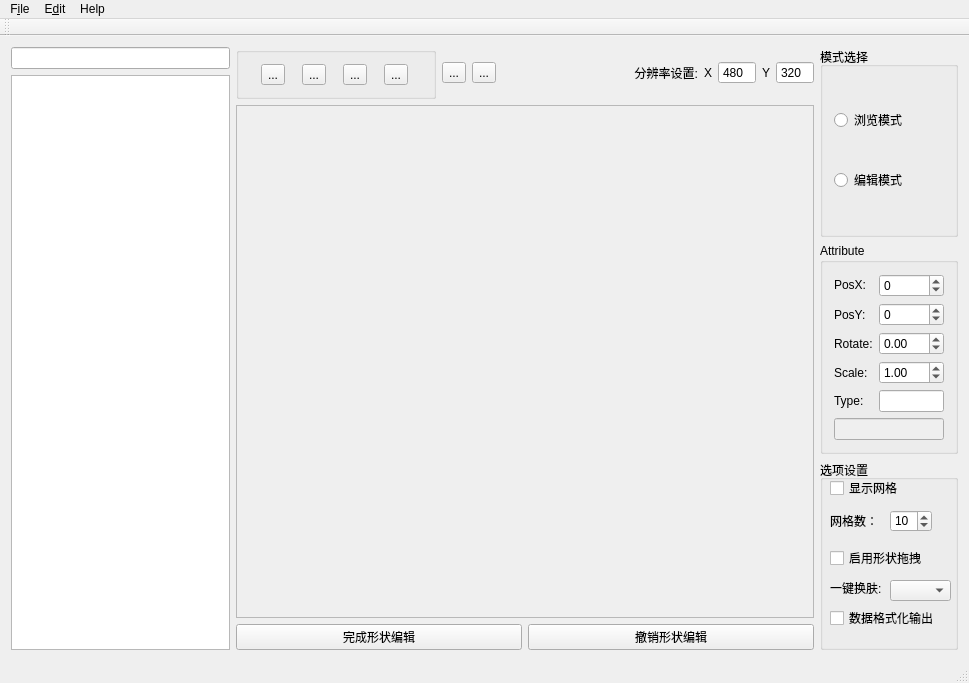
<?xml version="1.0" encoding="UTF-8"?>
<ui version="4.0">
 <class>MainWindow</class>
 <widget class="QMainWindow" name="MainWindow">
  <property name="geometry">
   <rect>
    <x>0</x>
    <y>0</y>
    <width>969</width>
    <height>683</height>
   </rect>
  </property>
  <property name="sizePolicy">
   <sizepolicy hsizetype="Preferred" vsizetype="Preferred">
    <horstretch>0</horstretch>
    <verstretch>0</verstretch>
   </sizepolicy>
  </property>
  <property name="windowTitle">
   <string>MainWindow</string>
  </property>
  <property name="windowIcon">
   <iconset resource="editor.qrc">
    <normaloff>:/images/icon.png</normaloff>:/images/icon.png</iconset>
  </property>
  <property name="statusTip">
   <string>Ready</string>
  </property>
  <widget class="QWidget" name="centralWidget">
   <layout class="QHBoxLayout" name="horizontalLayout_10">
    <item>
     <layout class="QVBoxLayout" name="verticalLayout">
      <item>
       <widget class="QLineEdit" name="lineEdit">
        <property name="sizePolicy">
         <sizepolicy hsizetype="Minimum" vsizetype="Fixed">
          <horstretch>0</horstretch>
          <verstretch>0</verstretch>
         </sizepolicy>
        </property>
        <property name="minimumSize">
         <size>
          <width>0</width>
          <height>0</height>
         </size>
        </property>
        <property name="maximumSize">
         <size>
          <width>219</width>
          <height>16777215</height>
         </size>
        </property>
        <property name="statusTip">
         <string>在列表中搜索指定的精灵类型</string>
        </property>
       </widget>
      </item>
      <item>
       <widget class="ListWidget" name="listWidget">
        <property name="sizePolicy">
         <sizepolicy hsizetype="Preferred" vsizetype="Preferred">
          <horstretch>0</horstretch>
          <verstretch>0</verstretch>
         </sizepolicy>
        </property>
        <property name="minimumSize">
         <size>
          <width>0</width>
          <height>0</height>
         </size>
        </property>
        <property name="maximumSize">
         <size>
          <width>219</width>
          <height>16777215</height>
         </size>
        </property>
        <property name="acceptDrops">
         <bool>true</bool>
        </property>
        <property name="lineWidth">
         <number>1</number>
        </property>
        <property name="dragEnabled">
         <bool>true</bool>
        </property>
        <property name="dragDropOverwriteMode">
         <bool>false</bool>
        </property>
        <property name="dragDropMode">
         <enum>QAbstractItemView::DragDrop</enum>
        </property>
        <property name="defaultDropAction">
         <enum>Qt::MoveAction</enum>
        </property>
        <property name="iconSize">
         <size>
          <width>100</width>
          <height>100</height>
         </size>
        </property>
        <property name="viewMode">
         <enum>QListView::ListMode</enum>
        </property>
       </widget>
      </item>
     </layout>
    </item>
    <item>
     <layout class="QVBoxLayout" name="verticalLayout_3" stretch="0,0,0">
      <item>
       <layout class="QHBoxLayout" name="horizontalLayout_2" stretch="5,0,0,2,0,0,0,0">
        <item>
         <widget class="QGroupBox" name="groupBox_3">
          <property name="sizePolicy">
           <sizepolicy hsizetype="Preferred" vsizetype="Preferred">
            <horstretch>0</horstretch>
            <verstretch>0</verstretch>
           </sizepolicy>
          </property>
          <property name="maximumSize">
           <size>
            <width>200</width>
            <height>60</height>
           </size>
          </property>
          <property name="baseSize">
           <size>
            <width>0</width>
            <height>0</height>
           </size>
          </property>
          <property name="title">
           <string/>
          </property>
          <property name="flat">
           <bool>true</bool>
          </property>
          <layout class="QHBoxLayout" name="horizontalLayout">
           <property name="sizeConstraint">
            <enum>QLayout::SetDefaultConstraint</enum>
           </property>
           <item>
            <widget class="QToolButton" name="toolButtonCircle">
             <property name="sizePolicy">
              <sizepolicy hsizetype="Fixed" vsizetype="Fixed">
               <horstretch>1</horstretch>
               <verstretch>1</verstretch>
              </sizepolicy>
             </property>
             <property name="cursor">
              <cursorShape>PointingHandCursor</cursorShape>
             </property>
             <property name="toolTip">
              <string>圆形编辑</string>
             </property>
             <property name="statusTip">
              <string>在场景中创建一个圆</string>
             </property>
             <property name="text">
              <string>...</string>
             </property>
             <property name="icon">
              <iconset resource="editor.qrc">
               <normaloff>:/images/ellipse.png</normaloff>:/images/ellipse.png</iconset>
             </property>
             <property name="iconSize">
              <size>
               <width>48</width>
               <height>48</height>
              </size>
             </property>
             <property name="checkable">
              <bool>true</bool>
             </property>
             <property name="checked">
              <bool>false</bool>
             </property>
             <property name="autoExclusive">
              <bool>true</bool>
             </property>
             <property name="arrowType">
              <enum>Qt::NoArrow</enum>
             </property>
            </widget>
           </item>
           <item>
            <widget class="QToolButton" name="toolButtonPolygon">
             <property name="sizePolicy">
              <sizepolicy hsizetype="Fixed" vsizetype="Fixed">
               <horstretch>1</horstretch>
               <verstretch>1</verstretch>
              </sizepolicy>
             </property>
             <property name="cursor">
              <cursorShape>PointingHandCursor</cursorShape>
             </property>
             <property name="toolTip">
              <string>多边形编辑</string>
             </property>
             <property name="statusTip">
              <string>在场景中创建一个多边形</string>
             </property>
             <property name="text">
              <string>...</string>
             </property>
             <property name="icon">
              <iconset resource="editor.qrc">
               <normaloff>:/images/polygon.png</normaloff>:/images/polygon.png</iconset>
             </property>
             <property name="iconSize">
              <size>
               <width>48</width>
               <height>48</height>
              </size>
             </property>
             <property name="checkable">
              <bool>true</bool>
             </property>
             <property name="autoExclusive">
              <bool>true</bool>
             </property>
            </widget>
           </item>
           <item>
            <widget class="QToolButton" name="toolButtonPaint">
             <property name="sizePolicy">
              <sizepolicy hsizetype="Fixed" vsizetype="Fixed">
               <horstretch>1</horstretch>
               <verstretch>1</verstretch>
              </sizepolicy>
             </property>
             <property name="cursor">
              <cursorShape>PointingHandCursor</cursorShape>
             </property>
             <property name="toolTip">
              <string>精灵编辑</string>
             </property>
             <property name="statusTip">
              <string>在场景中对列表框选中的精灵进行编辑</string>
             </property>
             <property name="text">
              <string>...</string>
             </property>
             <property name="icon">
              <iconset resource="editor.qrc">
               <normaloff>:/images/paint.png</normaloff>:/images/paint.png</iconset>
             </property>
             <property name="iconSize">
              <size>
               <width>48</width>
               <height>48</height>
              </size>
             </property>
             <property name="checkable">
              <bool>true</bool>
             </property>
             <property name="autoExclusive">
              <bool>true</bool>
             </property>
            </widget>
           </item>
           <item>
            <widget class="QToolButton" name="toolButtonChoice">
             <property name="sizePolicy">
              <sizepolicy hsizetype="Fixed" vsizetype="Fixed">
               <horstretch>0</horstretch>
               <verstretch>0</verstretch>
              </sizepolicy>
             </property>
             <property name="minimumSize">
              <size>
               <width>0</width>
               <height>0</height>
              </size>
             </property>
             <property name="cursor">
              <cursorShape>PointingHandCursor</cursorShape>
             </property>
             <property name="toolTip">
              <string>选取精灵</string>
             </property>
             <property name="statusTip">
              <string>对场景中选中的精灵进行拖拽、调整等操作</string>
             </property>
             <property name="text">
              <string>...</string>
             </property>
             <property name="icon">
              <iconset resource="editor.qrc">
               <normaloff>:/images/choice.png</normaloff>:/images/choice.png</iconset>
             </property>
             <property name="iconSize">
              <size>
               <width>32</width>
               <height>32</height>
              </size>
             </property>
             <property name="checkable">
              <bool>true</bool>
             </property>
             <property name="autoExclusive">
              <bool>true</bool>
             </property>
            </widget>
           </item>
          </layout>
         </widget>
        </item>
        <item>
         <widget class="QToolButton" name="toolButtonDelete">
          <property name="sizePolicy">
           <sizepolicy hsizetype="Fixed" vsizetype="Fixed">
            <horstretch>1</horstretch>
            <verstretch>1</verstretch>
           </sizepolicy>
          </property>
          <property name="cursor">
           <cursorShape>PointingHandCursor</cursorShape>
          </property>
          <property name="toolTip">
           <string>删除</string>
          </property>
          <property name="statusTip">
           <string>删除场景中被选中的元素</string>
          </property>
          <property name="text">
           <string>...</string>
          </property>
          <property name="icon">
           <iconset resource="editor.qrc">
            <normaloff>:/images/delete.png</normaloff>:/images/delete.png</iconset>
          </property>
          <property name="iconSize">
           <size>
            <width>38</width>
            <height>38</height>
           </size>
          </property>
          <property name="checkable">
           <bool>false</bool>
          </property>
          <property name="autoExclusive">
           <bool>false</bool>
          </property>
         </widget>
        </item>
        <item>
         <widget class="QToolButton" name="toolButtonUndo">
          <property name="cursor">
           <cursorShape>PointingHandCursor</cursorShape>
          </property>
          <property name="toolTip">
           <string>撤销</string>
          </property>
          <property name="statusTip">
           <string>撤销上一次编辑操作</string>
          </property>
          <property name="text">
           <string>...</string>
          </property>
          <property name="icon">
           <iconset resource="editor.qrc">
            <normaloff>:/images/undo.png</normaloff>:/images/undo.png</iconset>
          </property>
          <property name="iconSize">
           <size>
            <width>38</width>
            <height>38</height>
           </size>
          </property>
          <property name="checkable">
           <bool>false</bool>
          </property>
          <property name="autoExclusive">
           <bool>false</bool>
          </property>
         </widget>
        </item>
        <item>
         <widget class="QLabel" name="label_3">
          <property name="layoutDirection">
           <enum>Qt::LeftToRight</enum>
          </property>
          <property name="text">
           <string>分辨率设置:</string>
          </property>
          <property name="alignment">
           <set>Qt::AlignRight|Qt::AlignTrailing|Qt::AlignVCenter</set>
          </property>
         </widget>
        </item>
        <item>
         <widget class="QLabel" name="label_4">
          <property name="text">
           <string>X</string>
          </property>
         </widget>
        </item>
        <item>
         <widget class="QSpinBox" name="sizeX">
          <property name="buttonSymbols">
           <enum>QAbstractSpinBox::NoButtons</enum>
          </property>
          <property name="minimum">
           <number>480</number>
          </property>
          <property name="maximum">
           <number>4096</number>
          </property>
          <property name="value">
           <number>480</number>
          </property>
         </widget>
        </item>
        <item>
         <widget class="QLabel" name="label_5">
          <property name="text">
           <string>Y</string>
          </property>
         </widget>
        </item>
        <item>
         <widget class="QSpinBox" name="sizeY">
          <property name="buttonSymbols">
           <enum>QAbstractSpinBox::NoButtons</enum>
          </property>
          <property name="minimum">
           <number>320</number>
          </property>
          <property name="maximum">
           <number>4096</number>
          </property>
         </widget>
        </item>
       </layout>
      </item>
      <item>
       <widget class="QScrollArea" name="scrollArea">
        <property name="widgetResizable">
         <bool>true</bool>
        </property>
        <widget class="QWidget" name="scrollAreaWidgetContents_2">
         <property name="geometry">
          <rect>
           <x>0</x>
           <y>0</y>
           <width>574</width>
           <height>505</height>
          </rect>
         </property>
        </widget>
       </widget>
      </item>
      <item>
       <layout class="QHBoxLayout" name="horizontalLayout_6">
        <item>
         <widget class="QPushButton" name="pushButtonComplete">
          <property name="text">
           <string>完成形状编辑</string>
          </property>
         </widget>
        </item>
        <item>
         <widget class="QPushButton" name="pushButtonCancel">
          <property name="text">
           <string>撤销形状编辑</string>
          </property>
         </widget>
        </item>
       </layout>
      </item>
     </layout>
    </item>
    <item>
     <layout class="QVBoxLayout" name="verticalLayout_4">
      <item>
       <widget class="QGroupBox" name="groupBox_2">
        <property name="sizePolicy">
         <sizepolicy hsizetype="Fixed" vsizetype="Preferred">
          <horstretch>0</horstretch>
          <verstretch>0</verstretch>
         </sizepolicy>
        </property>
        <property name="minimumSize">
         <size>
          <width>0</width>
          <height>0</height>
         </size>
        </property>
        <property name="maximumSize">
         <size>
          <width>138</width>
          <height>16777215</height>
         </size>
        </property>
        <property name="title">
         <string>模式选择</string>
        </property>
        <layout class="QVBoxLayout" name="verticalLayout_2">
         <item>
          <widget class="QRadioButton" name="radioButtonBrowse">
           <property name="statusTip">
            <string>选中进入浏览模式浏览场景</string>
           </property>
           <property name="text">
            <string>浏览模式</string>
           </property>
          </widget>
         </item>
         <item>
          <widget class="QRadioButton" name="radioButtonEdit">
           <property name="statusTip">
            <string>选中进入编辑模式编辑场景</string>
           </property>
           <property name="text">
            <string>编辑模式</string>
           </property>
          </widget>
         </item>
        </layout>
       </widget>
      </item>
      <item>
       <widget class="QGroupBox" name="groupBox">
        <property name="sizePolicy">
         <sizepolicy hsizetype="Fixed" vsizetype="Preferred">
          <horstretch>0</horstretch>
          <verstretch>0</verstretch>
         </sizepolicy>
        </property>
        <property name="minimumSize">
         <size>
          <width>0</width>
          <height>0</height>
         </size>
        </property>
        <property name="maximumSize">
         <size>
          <width>138</width>
          <height>16777215</height>
         </size>
        </property>
        <property name="title">
         <string>Attribute</string>
        </property>
        <layout class="QGridLayout" name="gridLayout">
         <item row="2" column="1">
          <widget class="QSpinBox" name="posySpinBox">
           <property name="minimum">
            <number>-9999</number>
           </property>
           <property name="maximum">
            <number>9999</number>
           </property>
          </widget>
         </item>
         <item row="5" column="1">
          <widget class="QDoubleSpinBox" name="scaleSpinBox">
           <property name="toolTip">
            <string>设置选中的精灵缩放比</string>
           </property>
           <property name="maximum">
            <double>99.000000000000000</double>
           </property>
           <property name="singleStep">
            <double>0.200000000000000</double>
           </property>
           <property name="value">
            <double>1.000000000000000</double>
           </property>
          </widget>
         </item>
         <item row="5" column="0">
          <widget class="QLabel" name="label_2">
           <property name="text">
            <string>Scale:</string>
           </property>
          </widget>
         </item>
         <item row="4" column="1">
          <widget class="QDoubleSpinBox" name="rotateSpinBox">
           <property name="toolTip">
            <string>设置选中的精灵旋转角度</string>
           </property>
           <property name="buttonSymbols">
            <enum>QAbstractSpinBox::UpDownArrows</enum>
           </property>
           <property name="minimum">
            <double>-360.000000000000000</double>
           </property>
           <property name="maximum">
            <double>360.000000000000000</double>
           </property>
           <property name="singleStep">
            <double>5.000000000000000</double>
           </property>
          </widget>
         </item>
         <item row="4" column="0">
          <widget class="QLabel" name="label">
           <property name="text">
            <string>Rotate:</string>
           </property>
          </widget>
         </item>
         <item row="6" column="0">
          <widget class="QLabel" name="label_7">
           <property name="sizePolicy">
            <sizepolicy hsizetype="Fixed" vsizetype="Fixed">
             <horstretch>0</horstretch>
             <verstretch>0</verstretch>
            </sizepolicy>
           </property>
           <property name="text">
            <string>Type:</string>
           </property>
          </widget>
         </item>
         <item row="6" column="1">
          <widget class="QLineEdit" name="typeName">
           <property name="sizePolicy">
            <sizepolicy hsizetype="Minimum" vsizetype="Fixed">
             <horstretch>0</horstretch>
             <verstretch>0</verstretch>
            </sizepolicy>
           </property>
          </widget>
         </item>
         <item row="1" column="1">
          <widget class="QSpinBox" name="posxSpinBox">
           <property name="minimum">
            <number>-9999</number>
           </property>
           <property name="maximum">
            <number>9999</number>
           </property>
          </widget>
         </item>
         <item row="1" column="0">
          <widget class="QLabel" name="label_8">
           <property name="sizePolicy">
            <sizepolicy hsizetype="Fixed" vsizetype="Fixed">
             <horstretch>0</horstretch>
             <verstretch>0</verstretch>
            </sizepolicy>
           </property>
           <property name="text">
            <string>PosX:</string>
           </property>
          </widget>
         </item>
         <item row="2" column="0">
          <widget class="QLabel" name="label_9">
           <property name="text">
            <string>PosY:</string>
           </property>
          </widget>
         </item>
         <item row="7" column="0" colspan="2">
          <widget class="QLineEdit" name="lineEditPosition">
           <property name="enabled">
            <bool>false</bool>
           </property>
           <property name="readOnly">
            <bool>false</bool>
           </property>
          </widget>
         </item>
        </layout>
       </widget>
      </item>
      <item>
       <widget class="QGroupBox" name="groupBox_4">
        <property name="sizePolicy">
         <sizepolicy hsizetype="Fixed" vsizetype="Preferred">
          <horstretch>0</horstretch>
          <verstretch>0</verstretch>
         </sizepolicy>
        </property>
        <property name="maximumSize">
         <size>
          <width>138</width>
          <height>16777215</height>
         </size>
        </property>
        <property name="title">
         <string>选项设置</string>
        </property>
        <widget class="QCheckBox" name="checkBoxGrid">
         <property name="geometry">
          <rect>
           <x>10</x>
           <y>20</y>
           <width>71</width>
           <height>16</height>
          </rect>
         </property>
         <property name="text">
          <string>显示网格</string>
         </property>
        </widget>
        <widget class="QLabel" name="label_6">
         <property name="geometry">
          <rect>
           <x>10</x>
           <y>50</y>
           <width>51</width>
           <height>21</height>
          </rect>
         </property>
         <property name="text">
          <string>网格数：</string>
         </property>
        </widget>
        <widget class="QSpinBox" name="spinBoxGridNum">
         <property name="geometry">
          <rect>
           <x>70</x>
           <y>50</y>
           <width>42</width>
           <height>22</height>
          </rect>
         </property>
         <property name="value">
          <number>10</number>
         </property>
        </widget>
        <widget class="QCheckBox" name="checkBoxDragShape">
         <property name="geometry">
          <rect>
           <x>10</x>
           <y>90</y>
           <width>101</width>
           <height>16</height>
          </rect>
         </property>
         <property name="text">
          <string>启用形状拖拽</string>
         </property>
        </widget>
        <widget class="QComboBox" name="comboBoxSkin">
         <property name="geometry">
          <rect>
           <x>70</x>
           <y>120</y>
           <width>61</width>
           <height>21</height>
          </rect>
         </property>
         <property name="editable">
          <bool>false</bool>
         </property>
         <property name="currentText">
          <string/>
         </property>
        </widget>
        <widget class="QLabel" name="label_10">
         <property name="geometry">
          <rect>
           <x>10</x>
           <y>120</y>
           <width>61</width>
           <height>16</height>
          </rect>
         </property>
         <property name="text">
          <string>一键换肤:</string>
         </property>
        </widget>
        <widget class="QCheckBox" name="checkBoxFormatOut">
         <property name="geometry">
          <rect>
           <x>10</x>
           <y>150</y>
           <width>111</width>
           <height>16</height>
          </rect>
         </property>
         <property name="text">
          <string>数据格式化输出</string>
         </property>
        </widget>
       </widget>
      </item>
     </layout>
    </item>
   </layout>
  </widget>
  <widget class="QMenuBar" name="menuBar">
   <property name="geometry">
    <rect>
     <x>0</x>
     <y>0</y>
     <width>969</width>
     <height>23</height>
    </rect>
   </property>
   <widget class="QMenu" name="menuFile">
    <property name="title">
     <string>F&amp;ile</string>
    </property>
    <addaction name="actionNew"/>
    <addaction name="actionOpen"/>
    <addaction name="separator"/>
    <addaction name="actionSave"/>
    <addaction name="actionSave_As"/>
    <addaction name="separator"/>
    <addaction name="actionPublic"/>
    <addaction name="actionPublic_As"/>
   </widget>
   <widget class="QMenu" name="menuE_dit">
    <property name="title">
     <string>E&amp;dit</string>
    </property>
    <addaction name="actionAdd_Sprites"/>
    <addaction name="actionDelete_Sprite"/>
    <addaction name="separator"/>
    <addaction name="actionSet_Background"/>
   </widget>
   <widget class="QMenu" name="menuHelp">
    <property name="title">
     <string>Help</string>
    </property>
    <addaction name="actionAbout"/>
   </widget>
   <addaction name="menuFile"/>
   <addaction name="menuE_dit"/>
   <addaction name="menuHelp"/>
  </widget>
  <widget class="QToolBar" name="mainToolBar">
   <attribute name="toolBarArea">
    <enum>TopToolBarArea</enum>
   </attribute>
   <attribute name="toolBarBreak">
    <bool>false</bool>
   </attribute>
  </widget>
  <widget class="QStatusBar" name="statusBar"/>
  <action name="actionNew">
   <property name="text">
    <string>New</string>
   </property>
   <property name="statusTip">
    <string>create new project</string>
   </property>
  </action>
  <action name="actionOpen">
   <property name="text">
    <string>Open</string>
   </property>
   <property name="statusTip">
    <string>open already exist project</string>
   </property>
  </action>
  <action name="actionSave">
   <property name="text">
    <string>Save</string>
   </property>
   <property name="statusTip">
    <string>save project</string>
   </property>
  </action>
  <action name="actionSave_As">
   <property name="text">
    <string>Save As</string>
   </property>
   <property name="statusTip">
    <string>save project as ...</string>
   </property>
  </action>
  <action name="actionPublic">
   <property name="text">
    <string>Public</string>
   </property>
   <property name="statusTip">
    <string>public tollgate scene data</string>
   </property>
  </action>
  <action name="actionPublic_As">
   <property name="text">
    <string>Public As</string>
   </property>
   <property name="statusTip">
    <string>public tollgate scene data as ...</string>
   </property>
  </action>
  <action name="actionAdd_Sprites">
   <property name="text">
    <string>Add Sprites</string>
   </property>
   <property name="statusTip">
    <string>add tollgate elements(sprite)</string>
   </property>
  </action>
  <action name="actionAbout">
   <property name="text">
    <string>About</string>
   </property>
  </action>
  <action name="actionDelete_Sprite">
   <property name="text">
    <string>Delete Sprite</string>
   </property>
  </action>
  <action name="actionSet_Background">
   <property name="text">
    <string>Set Background</string>
   </property>
   <property name="statusTip">
    <string>设置场景的背景</string>
   </property>
  </action>
 </widget>
 <layoutdefault spacing="6" margin="11"/>
 <customwidgets>
  <customwidget>
   <class>ListWidget</class>
   <extends>QListWidget</extends>
   <header>ListWidget.h</header>
  </customwidget>
 </customwidgets>
 <resources>
  <include location="editor.qrc"/>
 </resources>
 <connections/>
</ui>
